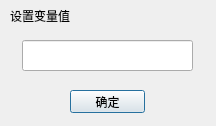
<ui version="4.0" >
 <class>chgvarvalClass</class>
 <widget class="QDialog" name="chgvarvalClass" >
  <property name="geometry" >
   <rect>
    <x>0</x>
    <y>0</y>
    <width>216</width>
    <height>126</height>
   </rect>
  </property>
  <property name="windowTitle" >
   <string>设置</string>
  </property>
  <widget class="QLabel" name="label" >
   <property name="geometry" >
    <rect>
     <x>10</x>
     <y>0</y>
     <width>71</width>
     <height>31</height>
    </rect>
   </property>
   <property name="text" >
    <string>设置变量值</string>
   </property>
  </widget>
  <widget class="QLineEdit" name="lineEdit" >
   <property name="geometry" >
    <rect>
     <x>22</x>
     <y>40</y>
     <width>171</width>
     <height>31</height>
    </rect>
   </property>
  </widget>
  <widget class="QPushButton" name="backpb" >
   <property name="geometry" >
    <rect>
     <x>70</x>
     <y>90</y>
     <width>75</width>
     <height>23</height>
    </rect>
   </property>
   <property name="text" >
    <string>确定</string>
   </property>
  </widget>
 </widget>
 <resources/>
 <connections/>
</ui>
